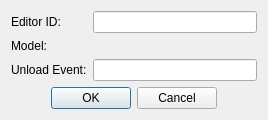
<?xml version="1.0" encoding="UTF-8"?>
<ui version="4.0">
 <class>FormDialogAnimationProp</class>
 <widget class="QDialog" name="FormDialogAnimationProp">
  <property name="windowTitle">
   <string>Animation Prop</string>
  </property>
  <layout class="QVBoxLayout" name="verticalLayout">
   <item>
    <layout class="QGridLayout" name="gridLayout">
     <item row="1" column="0">
      <widget class="QLabel" name="label_2">
       <property name="text">
        <string>Model:</string>
       </property>
      </widget>
     </item>
     <item row="1" column="1">
      <widget class="DKFormNIFPicker" name="model"/>
     </item>
     <item row="0" column="0">
      <widget class="QLabel" name="label">
       <property name="text">
        <string>Editor ID:</string>
       </property>
      </widget>
     </item>
     <item row="0" column="1">
      <widget class="QLineEdit" name="editorID"/>
     </item>
     <item row="2" column="1">
      <widget class="QLineEdit" name="unloadEvent">
       <property name="whatsThis">
        <string>The name of the animation event that the given behavior graph will send when it needs to remove this prop.</string>
       </property>
      </widget>
     </item>
     <item row="2" column="0">
      <widget class="QLabel" name="label_4">
       <property name="text">
        <string>Unload Event:</string>
       </property>
      </widget>
     </item>
    </layout>
   </item>
   <item>
    <layout class="QHBoxLayout" name="horizontalLayout">
     <item>
      <spacer name="horizontalSpacer">
       <property name="orientation">
        <enum>Qt::Horizontal</enum>
       </property>
       <property name="sizeHint" stdset="0">
        <size>
         <width>40</width>
         <height>20</height>
        </size>
       </property>
      </spacer>
     </item>
     <item>
      <widget class="QPushButton" name="buttonOK">
       <property name="text">
        <string>OK</string>
       </property>
      </widget>
     </item>
     <item>
      <widget class="QPushButton" name="buttonCancel">
       <property name="text">
        <string>Cancel</string>
       </property>
      </widget>
     </item>
     <item>
      <spacer name="horizontalSpacer_2">
       <property name="orientation">
        <enum>Qt::Horizontal</enum>
       </property>
       <property name="sizeHint" stdset="0">
        <size>
         <width>40</width>
         <height>20</height>
        </size>
       </property>
      </spacer>
     </item>
    </layout>
   </item>
  </layout>
 </widget>
 <customwidgets>
  <customwidget>
   <class>DKFormNIFPicker</class>
   <extends>QWidget</extends>
   <header>widgets/DKFormNIFPicker.h</header>
  </customwidget>
 </customwidgets>
 <resources/>
 <connections/>
</ui>
